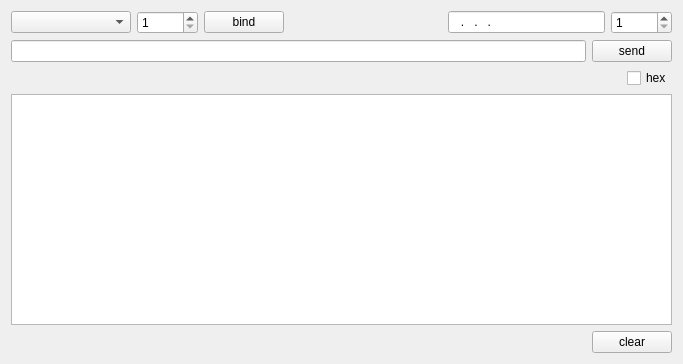
<?xml version="1.0" encoding="UTF-8"?>
<ui version="4.0">
 <class>UDPWidget</class>
 <widget class="QWidget" name="UDPWidget">
  <property name="geometry">
   <rect>
    <x>0</x>
    <y>0</y>
    <width>683</width>
    <height>364</height>
   </rect>
  </property>
  <property name="windowTitle">
   <string>Form</string>
  </property>
  <layout class="QVBoxLayout" name="verticalLayout">
   <item>
    <layout class="QHBoxLayout" name="horizontalLayout_7">
     <item>
      <widget class="QComboBox" name="localIp_2">
       <property name="minimumSize">
        <size>
         <width>120</width>
         <height>0</height>
        </size>
       </property>
      </widget>
     </item>
     <item>
      <widget class="QSpinBox" name="localPort_2">
       <property name="minimum">
        <number>1</number>
       </property>
       <property name="maximum">
        <number>65535</number>
       </property>
      </widget>
     </item>
     <item>
      <widget class="QPushButton" name="bind">
       <property name="text">
        <string>bind</string>
       </property>
      </widget>
     </item>
     <item>
      <spacer name="horizontalSpacer_5">
       <property name="orientation">
        <enum>Qt::Horizontal</enum>
       </property>
       <property name="sizeHint" stdset="0">
        <size>
         <width>40</width>
         <height>20</height>
        </size>
       </property>
      </spacer>
     </item>
     <item>
      <widget class="QLineEdit" name="serverIp">
       <property name="minimumSize">
        <size>
         <width>120</width>
         <height>0</height>
        </size>
       </property>
       <property name="inputMask">
        <string>000.000.000.000</string>
       </property>
      </widget>
     </item>
     <item>
      <widget class="QSpinBox" name="serverPort">
       <property name="minimum">
        <number>1</number>
       </property>
       <property name="maximum">
        <number>65535</number>
       </property>
      </widget>
     </item>
    </layout>
   </item>
   <item>
    <layout class="QHBoxLayout" name="horizontalLayout_6">
     <item>
      <widget class="QLineEdit" name="message_2"/>
     </item>
     <item>
      <widget class="QPushButton" name="send_2">
       <property name="text">
        <string>send</string>
       </property>
      </widget>
     </item>
    </layout>
   </item>
   <item>
    <layout class="QHBoxLayout" name="horizontalLayout_8">
     <item>
      <spacer name="horizontalSpacer_6">
       <property name="orientation">
        <enum>Qt::Horizontal</enum>
       </property>
       <property name="sizeHint" stdset="0">
        <size>
         <width>40</width>
         <height>20</height>
        </size>
       </property>
      </spacer>
     </item>
     <item>
      <widget class="QCheckBox" name="toHex_2">
       <property name="text">
        <string>hex</string>
       </property>
      </widget>
     </item>
    </layout>
   </item>
   <item>
    <widget class="QTextEdit" name="textEdit"/>
   </item>
   <item>
    <layout class="QHBoxLayout" name="horizontalLayout_5">
     <item>
      <spacer name="horizontalSpacer_4">
       <property name="orientation">
        <enum>Qt::Horizontal</enum>
       </property>
       <property name="sizeHint" stdset="0">
        <size>
         <width>40</width>
         <height>20</height>
        </size>
       </property>
      </spacer>
     </item>
     <item>
      <widget class="QPushButton" name="clear_2">
       <property name="text">
        <string>clear</string>
       </property>
      </widget>
     </item>
    </layout>
   </item>
  </layout>
 </widget>
 <resources/>
 <connections/>
</ui>
